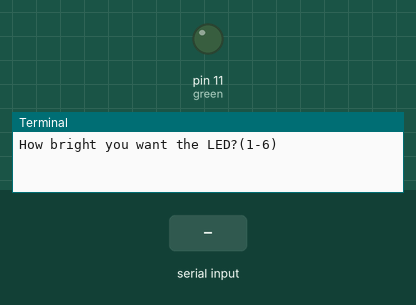
Simulated run of this program. Board: Raspberry Pi (header pin numbers). Shown: output pins drawn as LEDs (lit = HIGH), the last lines printed to the terminal. The test bench sets the inputs (shaded band).

Above: at 1.2 s.
1.3 s: "5" typed at the terminal, then Enter
At 2.0 s:
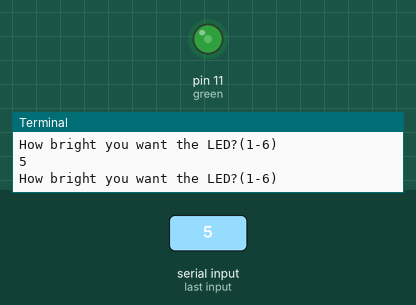
2.8 s: "1" typed at the terminal, then Enter
At 3.1 s:
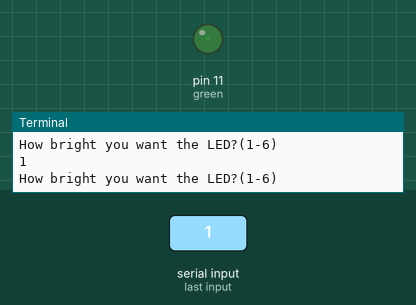
Timing chart, 0 to 5.8 s (numbered marks = the images above; inputs shaded):
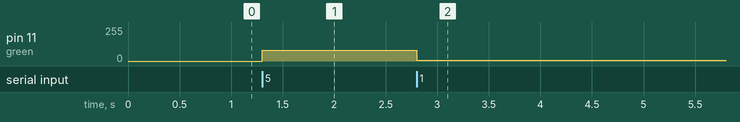

The program:

brightLED.py
```python
import RPi.GPIO as GPIO
import time
GPIO.setmode(GPIO.BOARD)
green = 11
GPIO.setup(green, GPIO.OUT)
mah_pwm = GPIO.PWM(green,100)
mah_pwm.start(0)
while(1):
    bright = int(input("How bright you want the LED?(1-6) "))
    mah_pwm.ChangeDutyCycle(2**bright)
my_pwm.stop()
GPIO.cleanup()
```

Measured:
- after the input at 1.3 s, pin 11 (green): 0/255 → 82/255 at once
- after the input at 2.8 s, pin 11 (green): 82/255 → 5/255 at once
